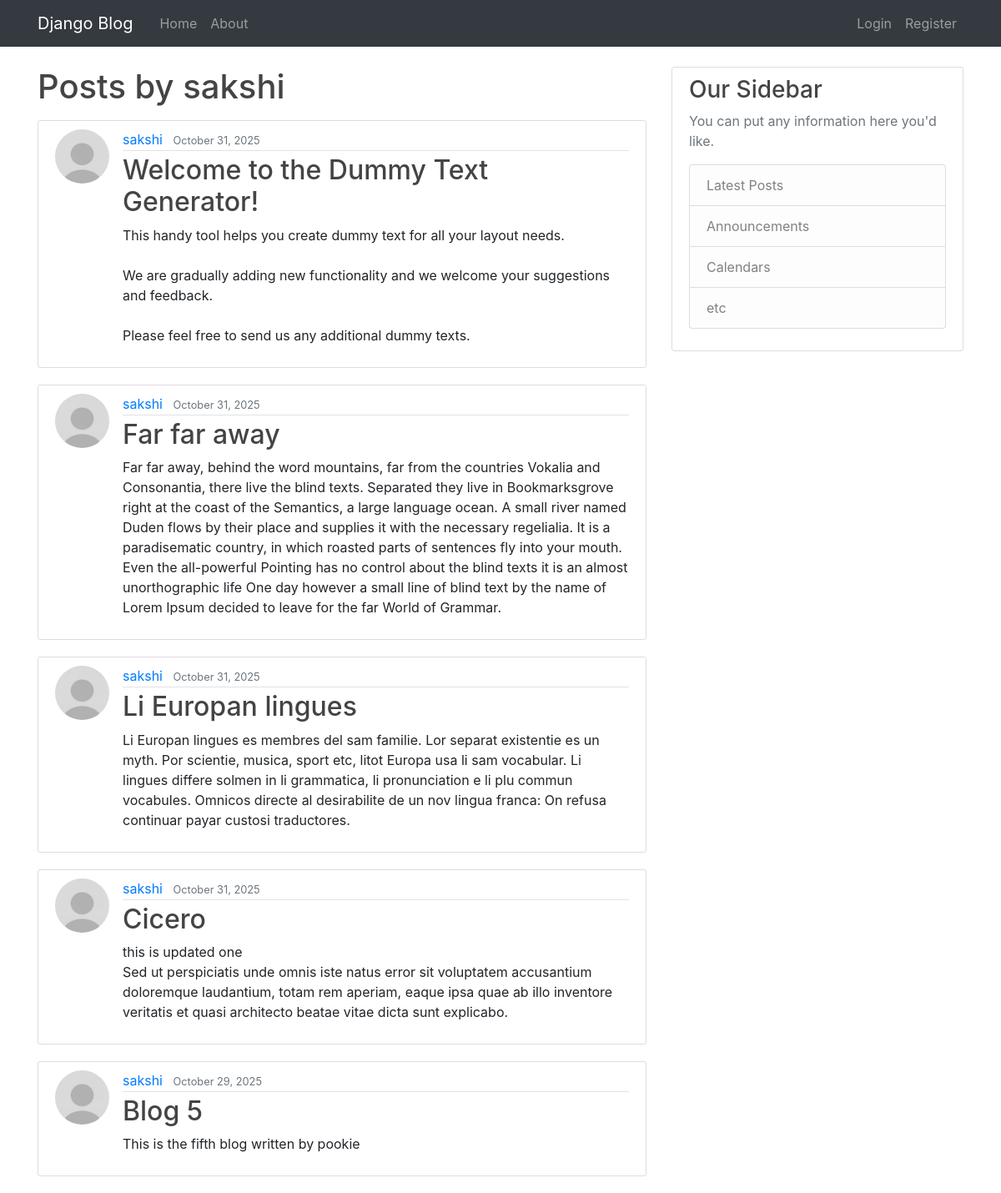
The page /user/sakshi/ on the database its author committed.
### posts/models.py (models this page shows, shortened)
class Post(models.Model):
    title = models.CharField(max_length=100)
    content = models.TextField()
    date_posted = models.DateTimeField(default=timezone.now)
    author = models.ForeignKey(User, on_delete=models.CASCADE)

### users/models.py (models this page shows, shortened)
class Profile(models.Model):
    user = models.OneToOneField(User, on_delete=models.CASCADE)
    image= models.ImageField(default='default.jpg', upload_to='profile_pics')

### posts/views.py (the view)
# urls.py: path('user/<str:username>/', UserPostListView.as_view(), name='user-posts'),
class UserPostListView(ListView):
    model = Post
    template_name = 'posts/user_post.html'
    context_object_name = 'cont'
    def get_queryset(self):
        user= get_object_or_404(User, username=self.kwargs.get('username'))
        return Post.objects.filter(author=user).order_by('-date_posted')

### posts/templates/posts/user_post.html
{% extends "posts/base.html" %}
{% block content %}
    <h1 class="mb-3">Posts by {{view.kwargs.username}}</h1>
    {% for conts in cont %}
        <article class="media content-section">
          <img class="rounded-circle article-img" src="{{ conts.author.profile.image.url }}">
          <div class="media-body">
            <div class="article-metadata">
              <a class="mr-2" href="{%url 'user-posts' conts.author.username %}">{{ conts.author }}</a>
              <small class="text-muted">{{ conts.date_posted|date:"F d, Y" }}</small>
            </div>
            <h2><a class="article-title" href="{% url 'post-detail' conts.id %}">{{ conts.title }}</a></h2>
            <p class="article-content">{{ conts.content }}</p>
          </div>
        </article>
    {% endfor %}
{% endblock content %}

### posts/static/posts/main.css (style rules this page uses)
body { background: #fafafa; color: #333333; margin-top: 5rem; }
h1, h2, h3, h4, h5, h6 { color: #444444; }
.content-section { background: #ffffff; padding: 10px 20px; border: 1px solid #dddddd; border-radius: 3px; margin-bottom: 20px; }
.article-title { color: #444444; }
.article-content { white-space: pre-line; }
.article-img { height: 65px; width: 65px; margin-right: 16px; }
.article-metadata { padding-bottom: 1px; margin-bottom: 4px; border-bottom: 1px solid #e3e3e3 }

### rows shown on the page
Post: author.profile.image (placeholder picture), author "sakshi", date_posted "October 31, 2025", title "Welcome to the Dummy Text Generator!", content "This handy tool helps you create dummy text for all your layout needs. We are gradually adding new functionality and we welcome your suggestions and feedback. Please feel free to send us any additional dummy texts."
Post: author.profile.image (placeholder picture), author "sakshi", date_posted "October 31, 2025", title "Far far away", content "Far far away, behind the word mountains, far from the countries Vokalia and Consonantia, there live the blind texts. Separated they live in Bookmarksgrove right at the coast of the Semantics, a large language ocean. A small river named Duden flows by their place and supplies it with the necessary regelialia. It is a paradisematic country, in which roasted parts of sentences fly into your mouth. Even the all-powerful Pointing has no control about the blind texts it is an almost unorthographic life One day however a small line of blind text by the name of Lorem Ipsum decided to leave for the far World of Grammar."
Post: author.profile.image (placeholder picture), author "sakshi", date_posted "October 31, 2025", title "Li Europan lingues", content "Li Europan lingues es membres del sam familie. Lor separat existentie es un myth. Por scientie, musica, sport etc, litot Europa usa li sam vocabular. Li lingues differe solmen in li grammatica, li pronunciation e li plu commun vocabules. Omnicos directe al desirabilite de un nov lingua franca: On refusa continuar payar custosi traductores."
Post: author.profile.image (placeholder picture), author "sakshi", date_posted "October 31, 2025", title "Cicero", content "this is updated one Sed ut perspiciatis unde omnis iste natus error sit voluptatem accusantium doloremque laudantium, totam rem aperiam, eaque ipsa quae ab illo inventore veritatis et quasi architecto beatae vitae dicta sunt explicabo."
Post: author.profile.image (placeholder picture), author "sakshi", date_posted "October 29, 2025", title "Blog 5", content "This is the fifth blog written by pookie"

### other values the page prints
{{ view.kwargs.username }} "sakshi"
